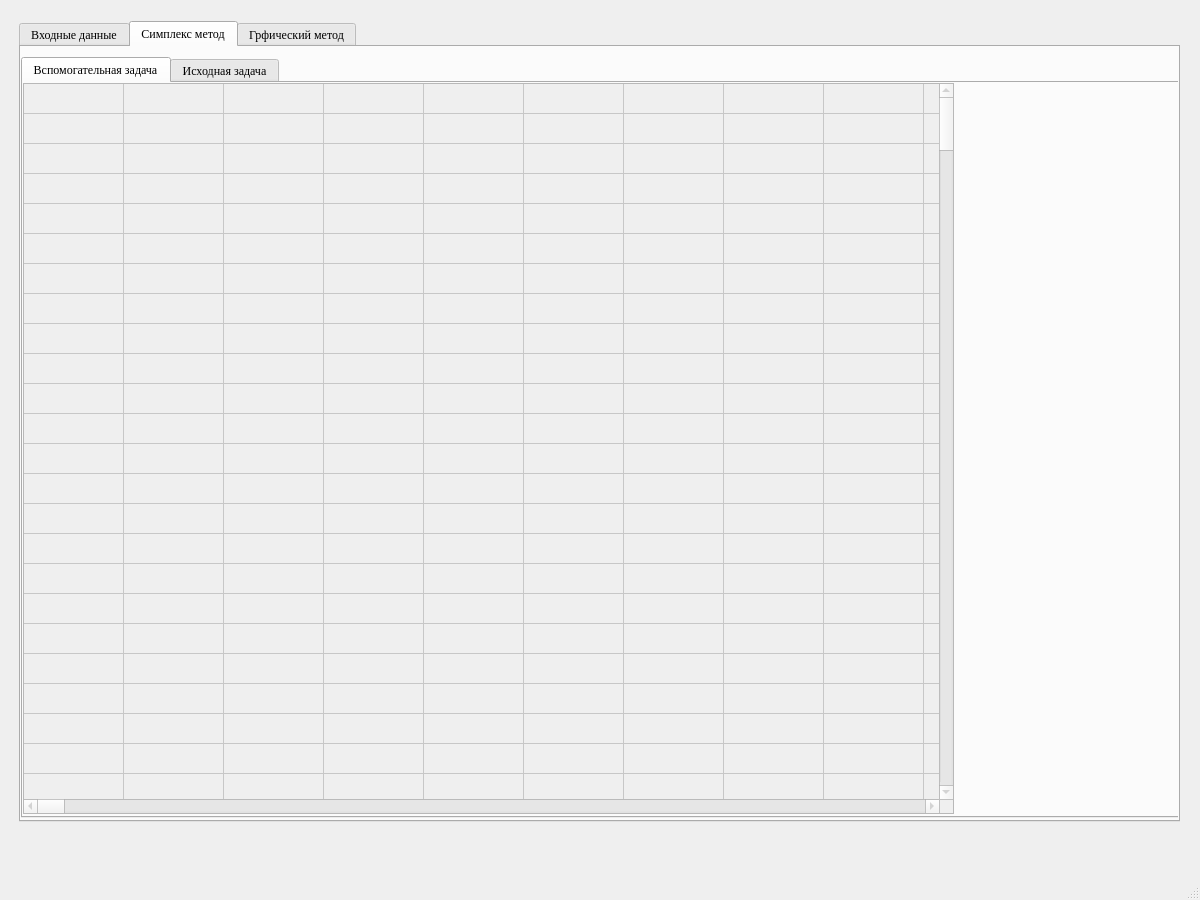
<?xml version="1.0" encoding="UTF-8"?>
<ui version="4.0">
 <class>MainWindow</class>
 <widget class="QMainWindow" name="MainWindow">
  <property name="geometry">
   <rect>
    <x>0</x>
    <y>0</y>
    <width>1200</width>
    <height>900</height>
   </rect>
  </property>
  <property name="minimumSize">
   <size>
    <width>1200</width>
    <height>900</height>
   </size>
  </property>
  <property name="maximumSize">
   <size>
    <width>1200</width>
    <height>900</height>
   </size>
  </property>
  <property name="font">
   <font>
    <family>Times New Roman</family>
   </font>
  </property>
  <property name="windowTitle">
   <string>MainWindow</string>
  </property>
  <widget class="QWidget" name="centralwidget">
   <widget class="QTabWidget" name="tabWidget">
    <property name="enabled">
     <bool>true</bool>
    </property>
    <property name="geometry">
     <rect>
      <x>19</x>
      <y>21</y>
      <width>1161</width>
      <height>801</height>
     </rect>
    </property>
    <property name="currentIndex">
     <number>1</number>
    </property>
    <widget class="QWidget" name="tab_3">
     <attribute name="title">
      <string>Входные данные</string>
     </attribute>
     <widget class="QWidget" name="verticalLayoutWidget">
      <property name="geometry">
       <rect>
        <x>10</x>
        <y>30</y>
        <width>171</width>
        <height>341</height>
       </rect>
      </property>
      <layout class="QVBoxLayout" name="verticalLayout">
       <item>
        <widget class="QLabel" name="label">
         <property name="maximumSize">
          <size>
           <width>150</width>
           <height>30</height>
          </size>
         </property>
         <property name="text">
          <string>Число переменных:</string>
         </property>
        </widget>
       </item>
       <item>
        <widget class="QSpinBox" name="variables_num">
         <property name="maximumSize">
          <size>
           <width>16777215</width>
           <height>30</height>
          </size>
         </property>
         <property name="maximum">
          <number>16</number>
         </property>
        </widget>
       </item>
       <item>
        <widget class="QLabel" name="label_2">
         <property name="maximumSize">
          <size>
           <width>150</width>
           <height>30</height>
          </size>
         </property>
         <property name="text">
          <string>Число ограничений:</string>
         </property>
        </widget>
       </item>
       <item>
        <widget class="QSpinBox" name="restrictions_num">
         <property name="maximumSize">
          <size>
           <width>16777215</width>
           <height>30</height>
          </size>
         </property>
         <property name="maximum">
          <number>16</number>
         </property>
        </widget>
       </item>
       <item>
        <widget class="QLabel" name="label_3">
         <property name="maximumSize">
          <size>
           <width>150</width>
           <height>30</height>
          </size>
         </property>
         <property name="text">
          <string>Тип задачи:</string>
         </property>
        </widget>
       </item>
       <item>
        <widget class="QComboBox" name="task_type">
         <property name="maximumSize">
          <size>
           <width>16777215</width>
           <height>30</height>
          </size>
         </property>
         <item>
          <property name="text">
           <string>Минимизировать</string>
          </property>
         </item>
         <item>
          <property name="text">
           <string>Максимизировать</string>
          </property>
         </item>
        </widget>
       </item>
       <item>
        <widget class="QLabel" name="label_4">
         <property name="text">
          <string>Вид дробей:</string>
         </property>
        </widget>
       </item>
       <item>
        <widget class="QComboBox" name="comboBox">
         <item>
          <property name="text">
           <string>Обыкновенный</string>
          </property>
         </item>
         <item>
          <property name="text">
           <string>Десятичный</string>
          </property>
         </item>
        </widget>
       </item>
       <item>
        <spacer name="verticalSpacer">
         <property name="orientation">
          <enum>Qt::Vertical</enum>
         </property>
         <property name="sizeHint" stdset="0">
          <size>
           <width>20</width>
           <height>40</height>
          </size>
         </property>
        </spacer>
       </item>
      </layout>
     </widget>
     <widget class="QGroupBox" name="groupBox">
      <property name="geometry">
       <rect>
        <x>240</x>
        <y>20</y>
        <width>811</width>
        <height>601</height>
       </rect>
      </property>
      <property name="title">
       <string/>
      </property>
      <widget class="QTableWidget" name="table_restrictions_data">
       <property name="geometry">
        <rect>
         <x>0</x>
         <y>130</y>
         <width>811</width>
         <height>471</height>
        </rect>
       </property>
       <property name="inputMethodHints">
        <set>Qt::ImhNone</set>
       </property>
       <property name="frameShape">
        <enum>QFrame::StyledPanel</enum>
       </property>
       <property name="frameShadow">
        <enum>QFrame::Plain</enum>
       </property>
       <property name="midLineWidth">
        <number>1</number>
       </property>
       <property name="rowCount">
        <number>0</number>
       </property>
       <property name="columnCount">
        <number>0</number>
       </property>
       <attribute name="horizontalHeaderCascadingSectionResizes">
        <bool>false</bool>
       </attribute>
       <attribute name="horizontalHeaderMinimumSectionSize">
        <number>50</number>
       </attribute>
       <attribute name="horizontalHeaderDefaultSectionSize">
        <number>50</number>
       </attribute>
       <attribute name="verticalHeaderCascadingSectionResizes">
        <bool>false</bool>
       </attribute>
       <attribute name="verticalHeaderMinimumSectionSize">
        <number>30</number>
       </attribute>
       <attribute name="verticalHeaderDefaultSectionSize">
        <number>30</number>
       </attribute>
      </widget>
      <widget class="QTableWidget" name="table_task_data">
       <property name="geometry">
        <rect>
         <x>0</x>
         <y>50</y>
         <width>811</width>
         <height>61</height>
        </rect>
       </property>
       <property name="inputMethodHints">
        <set>Qt::ImhNone</set>
       </property>
       <property name="rowCount">
        <number>0</number>
       </property>
       <property name="columnCount">
        <number>0</number>
       </property>
       <attribute name="horizontalHeaderMinimumSectionSize">
        <number>50</number>
       </attribute>
       <attribute name="horizontalHeaderDefaultSectionSize">
        <number>50</number>
       </attribute>
       <attribute name="verticalHeaderMinimumSectionSize">
        <number>30</number>
       </attribute>
       <attribute name="verticalHeaderDefaultSectionSize">
        <number>50</number>
       </attribute>
      </widget>
     </widget>
     <widget class="QPushButton" name="btn_send_into_data">
      <property name="geometry">
       <rect>
        <x>10</x>
        <y>580</y>
        <width>171</width>
        <height>41</height>
       </rect>
      </property>
      <property name="font">
       <font>
        <family>Times New Roman</family>
        <pointsize>11</pointsize>
       </font>
      </property>
      <property name="text">
       <string>Получить решение</string>
      </property>
     </widget>
    </widget>
    <widget class="QWidget" name="tab">
     <attribute name="title">
      <string>Симплекс метод</string>
     </attribute>
     <widget class="QTabWidget" name="tabWidget_2">
      <property name="geometry">
       <rect>
        <x>0</x>
        <y>10</y>
        <width>1161</width>
        <height>761</height>
       </rect>
      </property>
      <property name="currentIndex">
       <number>0</number>
      </property>
      <widget class="QWidget" name="tab_4">
       <property name="enabled">
        <bool>false</bool>
       </property>
       <attribute name="title">
        <string>Вспомогательная задача</string>
       </attribute>
       <widget class="QTableWidget" name="simplex_first_table">
        <property name="geometry">
         <rect>
          <x>0</x>
          <y>0</y>
          <width>931</width>
          <height>731</height>
         </rect>
        </property>
        <property name="showGrid">
         <bool>true</bool>
        </property>
        <property name="sortingEnabled">
         <bool>false</bool>
        </property>
        <property name="wordWrap">
         <bool>true</bool>
        </property>
        <property name="cornerButtonEnabled">
         <bool>false</bool>
        </property>
        <property name="rowCount">
         <number>300</number>
        </property>
        <property name="columnCount">
         <number>300</number>
        </property>
        <attribute name="horizontalHeaderVisible">
         <bool>false</bool>
        </attribute>
        <attribute name="horizontalHeaderHighlightSections">
         <bool>true</bool>
        </attribute>
        <attribute name="verticalHeaderVisible">
         <bool>false</bool>
        </attribute>
        <attribute name="verticalHeaderHighlightSections">
         <bool>true</bool>
        </attribute>
        <row/>
        <row/>
        <row/>
        <row/>
        <row/>
        <row/>
        <row/>
        <row/>
        <row/>
        <row/>
        <row/>
        <row/>
        <row/>
        <row/>
        <row/>
        <row/>
        <row/>
        <row/>
        <row/>
        <row/>
        <row/>
        <row/>
        <row/>
        <row/>
        <row/>
        <row/>
        <row/>
        <row/>
        <row/>
        <row/>
        <row/>
        <row/>
        <row/>
        <row/>
        <row/>
        <row/>
        <row/>
        <row/>
        <row/>
        <row/>
        <row/>
        <row/>
        <row/>
        <row/>
        <row/>
        <row/>
        <row/>
        <row/>
        <row/>
        <row/>
        <row/>
        <row/>
        <row/>
        <row/>
        <row/>
        <row/>
        <row/>
        <row/>
        <row/>
        <row/>
        <row/>
        <row/>
        <row/>
        <row/>
        <row/>
        <row/>
        <row/>
        <row/>
        <row/>
        <row/>
        <row/>
        <row/>
        <row/>
        <row/>
        <row/>
        <row/>
        <row/>
        <row/>
        <row/>
        <row/>
        <row/>
        <row/>
        <row/>
        <row/>
        <row/>
        <row/>
        <row/>
        <row/>
        <row/>
        <row/>
        <row/>
        <row/>
        <row/>
        <row/>
        <row/>
        <row/>
        <row/>
        <row/>
        <row/>
        <row/>
        <row/>
        <row/>
        <row/>
        <row/>
        <row/>
        <row/>
        <row/>
        <row/>
        <row/>
        <row/>
        <row/>
        <row/>
        <row/>
        <row/>
        <row/>
        <row/>
        <row/>
        <row/>
        <row/>
        <row/>
        <row/>
        <row/>
        <row/>
        <row/>
        <row/>
        <row/>
        <row/>
        <row/>
        <row/>
        <row/>
        <row/>
        <row/>
        <row/>
        <row/>
        <row/>
        <row/>
        <row/>
        <row/>
        <row/>
        <row/>
        <row/>
        <row/>
        <row/>
        <row/>
        <row/>
        <row/>
        <row/>
        <row/>
        <row/>
        <row/>
        <row/>
        <row/>
        <row/>
        <row/>
        <row/>
        <row/>
        <row/>
        <row/>
        <row/>
        <row/>
        <row/>
        <row/>
        <row/>
        <row/>
        <row/>
        <row/>
        <row/>
        <row/>
        <row/>
        <row/>
        <row/>
        <row/>
        <row/>
        <row/>
        <row/>
        <row/>
        <row/>
        <row/>
        <row/>
        <row/>
        <row/>
        <row/>
        <row/>
        <row/>
        <row/>
        <row/>
        <row/>
        <row/>
        <row/>
        <row/>
        <row/>
        <row/>
        <row/>
        <row/>
        <row/>
        <row/>
        <row/>
        <row/>
        <row/>
        <row/>
        <row/>
        <row/>
        <row/>
        <row/>
        <row/>
        <row/>
        <row/>
        <row/>
        <row/>
        <row/>
        <row/>
        <row/>
        <row/>
        <row/>
        <row/>
        <row/>
        <row/>
        <row/>
        <row/>
        <row/>
        <row/>
        <row/>
        <row/>
        <row/>
        <row/>
        <row/>
        <row/>
        <row/>
        <row/>
        <row/>
        <row/>
        <row/>
        <row/>
        <row/>
        <row/>
        <row/>
        <row/>
        <row/>
        <row/>
        <row/>
        <row/>
        <row/>
        <row/>
        <row/>
        <row/>
        <row/>
        <row/>
        <row/>
        <row/>
        <row/>
        <row/>
        <row/>
        <row/>
        <row/>
        <row/>
        <row/>
        <row/>
        <row/>
        <row/>
        <row/>
        <row/>
        <row/>
        <row/>
        <row/>
        <row/>
        <row/>
        <row/>
        <row/>
        <row/>
        <row/>
        <row/>
        <row/>
        <row/>
        <row/>
        <row/>
        <row/>
        <row/>
        <row/>
        <row/>
        <row/>
        <row/>
        <row/>
        <row/>
        <row/>
        <row/>
        <row/>
        <row/>
        <row/>
        <row/>
        <row/>
        <row/>
        <row/>
        <row/>
        <row/>
        <row/>
        <row/>
        <row/>
        <row/>
        <row/>
        <row/>
        <column>
         <property name="text">
          <string>Новый столбец</string>
         </property>
        </column>
        <column>
         <property name="text">
          <string>Новый столбец</string>
         </property>
        </column>
        <column>
         <property name="text">
          <string>Новый столбец</string>
         </property>
        </column>
        <column>
         <property name="text">
          <string>Новый столбец</string>
         </property>
        </column>
        <column>
         <property name="text">
          <string>Новый столбец</string>
         </property>
        </column>
        <column>
         <property name="text">
          <string>Новый столбец</string>
         </property>
        </column>
        <column/>
        <column/>
        <column/>
        <column/>
        <column/>
        <column/>
        <column/>
        <column/>
        <column/>
        <column/>
        <column/>
        <column/>
        <column/>
        <column/>
        <column/>
        <column/>
        <column/>
        <column/>
        <column/>
        <column/>
        <column/>
        <column/>
        <column/>
        <column/>
        <column/>
        <column/>
        <column/>
        <column/>
        <column/>
        <column/>
        <column/>
        <column/>
        <column/>
        <column/>
        <column/>
        <column/>
        <column/>
        <column/>
        <column/>
        <column/>
        <column/>
        <column/>
        <column/>
        <column/>
        <column/>
        <column/>
        <column/>
        <column/>
        <column/>
        <column/>
        <column/>
        <column/>
        <column/>
        <column/>
        <column/>
        <column/>
        <column/>
        <column/>
        <column/>
        <column/>
        <column/>
        <column/>
        <column/>
        <column/>
        <column/>
        <column/>
        <column/>
        <column/>
        <column/>
        <column/>
        <column/>
        <column/>
        <column/>
        <column/>
        <column/>
        <column/>
        <column/>
        <column/>
        <column/>
        <column/>
        <column/>
        <column/>
        <column/>
        <column/>
        <column/>
        <column/>
        <column/>
        <column/>
        <column/>
        <column/>
        <column/>
        <column/>
        <column/>
        <column/>
        <column/>
        <column/>
        <column/>
        <column/>
        <column/>
        <column/>
        <column/>
        <column/>
        <column/>
        <column/>
        <column/>
        <column/>
        <column/>
        <column/>
        <column/>
        <column/>
        <column/>
        <column/>
        <column/>
        <column/>
        <column/>
        <column/>
        <column/>
        <column/>
        <column/>
        <column/>
        <column/>
        <column/>
        <column/>
        <column/>
        <column/>
        <column/>
        <column/>
        <column/>
        <column/>
        <column/>
        <column/>
        <column/>
        <column/>
        <column/>
        <column/>
        <column/>
        <column/>
        <column/>
        <column/>
        <column/>
        <column/>
        <column/>
        <column/>
        <column/>
        <column/>
        <column/>
        <column/>
        <column/>
        <column/>
        <column/>
        <column/>
        <column/>
        <column/>
        <column/>
        <column/>
        <column/>
        <column/>
        <column/>
        <column/>
        <column/>
        <column/>
        <column/>
        <column/>
        <column/>
        <column/>
        <column/>
        <column/>
        <column/>
        <column/>
        <column/>
        <column/>
        <column/>
        <column/>
        <column/>
        <column/>
        <column/>
        <column/>
        <column/>
        <column/>
        <column/>
        <column/>
        <column/>
        <column/>
        <column/>
        <column/>
        <column/>
        <column/>
        <column/>
        <column/>
        <column/>
        <column/>
        <column/>
        <column/>
        <column/>
        <column/>
        <column/>
        <column/>
        <column/>
        <column/>
        <column/>
        <column/>
        <column/>
        <column/>
        <column/>
        <column/>
        <column/>
        <column/>
        <column/>
        <column/>
        <column/>
        <column/>
        <column/>
        <column/>
        <column/>
        <column/>
        <column/>
        <column/>
        <column/>
        <column/>
        <column/>
        <column/>
        <column/>
        <column/>
        <column/>
        <column/>
        <column/>
        <column/>
        <column/>
        <column/>
        <column/>
        <column/>
        <column/>
        <column/>
        <column/>
        <column/>
        <column/>
        <column/>
        <column/>
        <column/>
        <column/>
        <column/>
        <column/>
        <column/>
        <column/>
        <column/>
        <column/>
        <column/>
        <column/>
        <column/>
        <column/>
        <column/>
        <column/>
        <column/>
        <column/>
        <column/>
        <column/>
        <column/>
        <column/>
        <column/>
        <column/>
        <column/>
        <column/>
        <column/>
        <column/>
        <column/>
        <column/>
        <column/>
        <column/>
        <column/>
        <column/>
        <column/>
        <column/>
        <column/>
        <column/>
        <column/>
        <column/>
        <column/>
        <column/>
        <column/>
        <column/>
        <column/>
        <column/>
        <column/>
        <column/>
        <column/>
        <column/>
        <column/>
        <column/>
        <column/>
        <column/>
        <column/>
        <column/>
        <column/>
        <column/>
       </widget>
      </widget>
      <widget class="QWidget" name="tab_5">
       <attribute name="title">
        <string>Исходная задача</string>
       </attribute>
      </widget>
     </widget>
    </widget>
    <widget class="QWidget" name="tab_2">
     <attribute name="title">
      <string>Грфический метод</string>
     </attribute>
    </widget>
   </widget>
  </widget>
  <widget class="QStatusBar" name="statusbar"/>
  <widget class="QMenuBar" name="menubar">
   <property name="geometry">
    <rect>
     <x>0</x>
     <y>0</y>
     <width>1200</width>
     <height>20</height>
    </rect>
   </property>
  </widget>
 </widget>
 <resources/>
 <connections/>
</ui>
